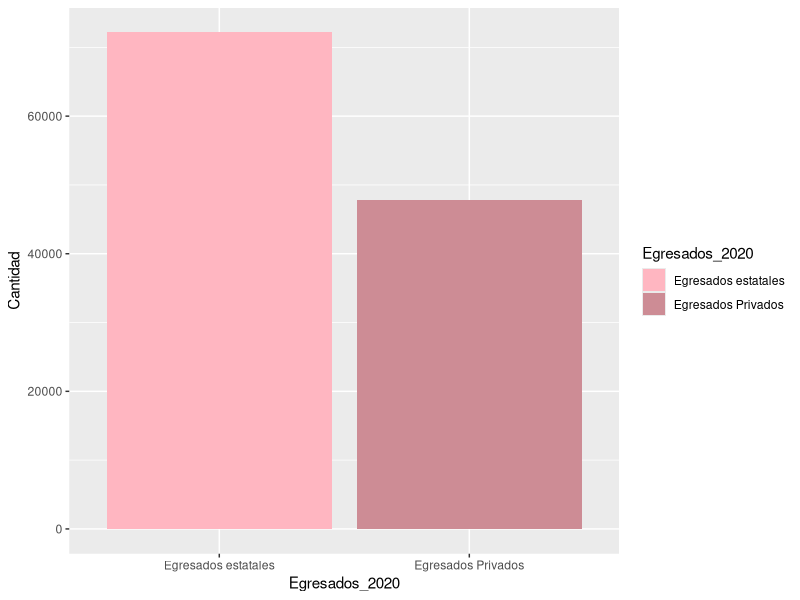
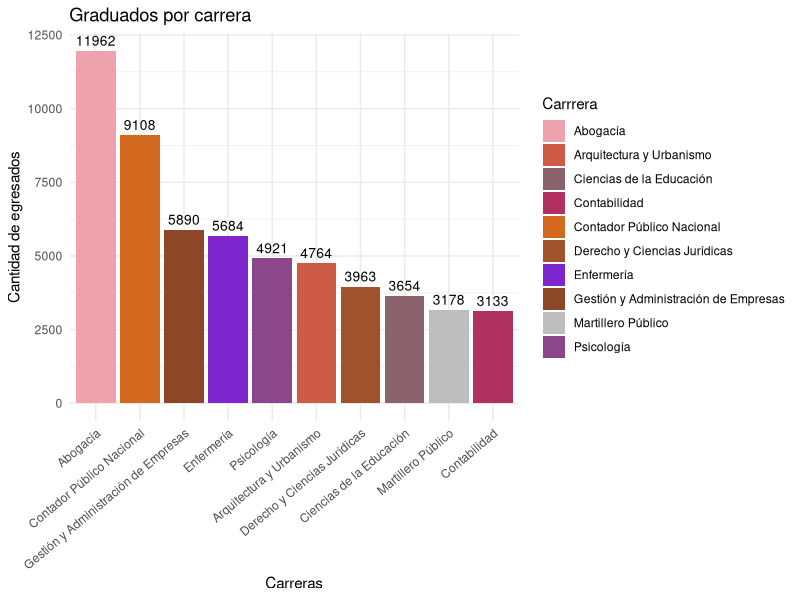
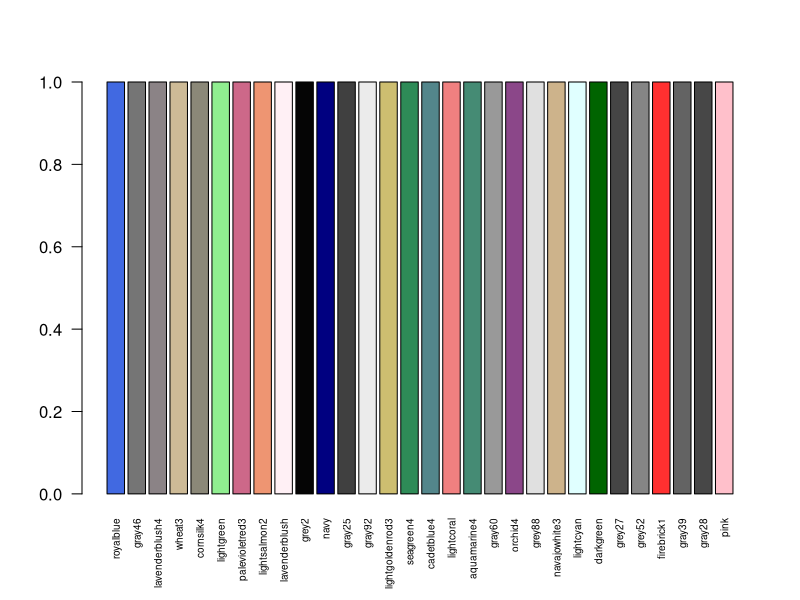
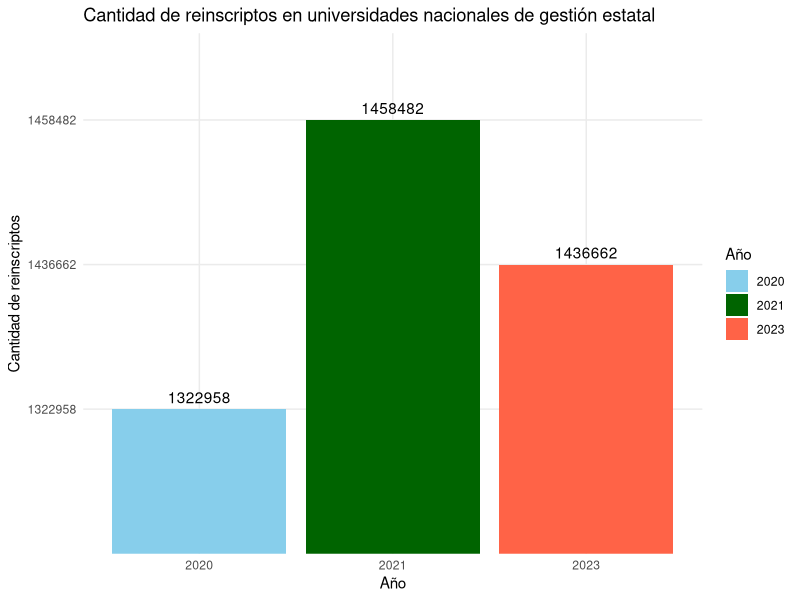
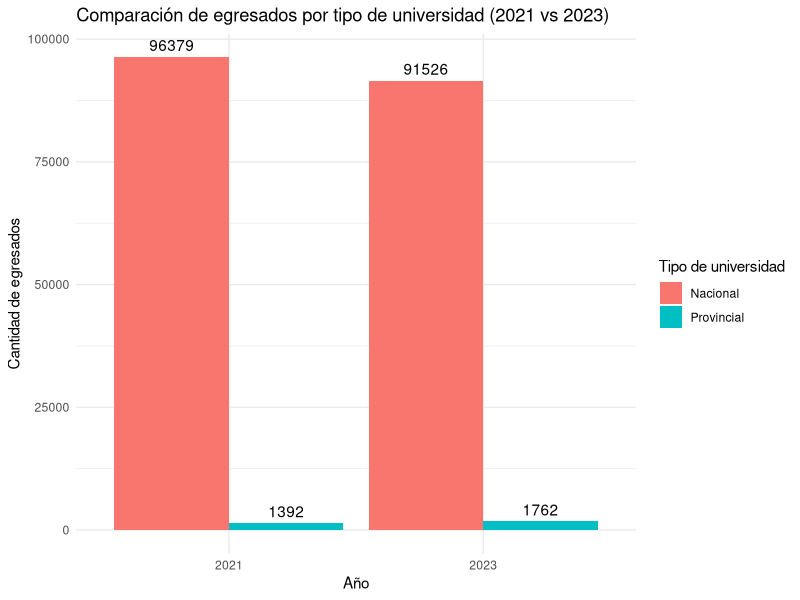

Source code (R) for these figures, in order:
## ---- chunk 1
# CUAL ES LA DIFERENCIA ENTRE CANTIDAD DE GRADUADOS EN UNIVERSIDADES PUBLICAS Y PRIVADAS - CAMI CON EL DE CHEQUEADO
library(readxl)
datos_chequeado <- read_excel("Universidades - egresados.xlsx")
library(tidyverse)

#ESTE CUENTA LA CANTIDAD DE EGRESADOS DE UNIVERSIDADES PRIVADAS
egresados_privadas <-  datos_chequeado %>%
  filter(`Año Informado` == 2020,
         `Régimen` == "Privado",
         `Tipo Institución` == "Universidad") %>%
   summarise(total_egresados_privadas = sum(Egresados, na.rm = TRUE)) %>%
  pull(total_egresados_privadas)

# ESTE CUENTA LA CANTIDAD DE EGRESADOS EN UNIVERSIDADES ESTATALES
egresados_estatales <- datos_chequeado %>%
  filter(`Año Informado` == 2020,
         `Régimen` == "Estatal",
         `Tipo Institución` == "Universidad") %>%
  summarise(total_egresados_estatales = sum(Egresados, na.rm = TRUE)) %>%
  pull(total_egresados_estatales)

#install.packages("tidyverse")
library(tidyverse)
library(ggplot2)

# GRAFICO DE BARRAS QUE COMPARA LA CANTIDAD DE EGRESADOS DE UNIVERSIDADES PUBLICAS VS PRIVADAS
df <- data.frame(
  Egresados_2020 = c("Egresados estatales","Egresados Privados"),
  Cantidad = c(egresados_estatales , egresados_privadas)
)

ggplot(df, aes (x = Egresados_2020 , y = Cantidad , fill = Egresados_2020)) + 
  geom_bar(stat = "identity") + 
  scale_fill_manual(values = c( "lightpink","lightpink3"))


#cantidad de graduados por carrera
graduadosxcarrera<- datos_chequeado %>%
  filter(`Año Informado` == 2020,)%>%
  arrange(desc(Egresados))%>%
  slice(2:11)%>%
  pull("Egresados")
print(graduadosxcarrera)


datosxcarrera <- datos_chequeado %>%
  filter(`Año Informado` == 2020,
         `Carrrera` != "Carrera No Definida") %>%
  group_by(Carrrera) %>%
  summarise(graduadosxcarrera = sum(Egresados)) %>%
  arrange(desc(graduadosxcarrera)) %>%
  slice(1:10)  # Top 10 carreras
print(datosxcarrera)

# Graficar
ggplot(datosxcarrera, aes(x = reorder(Carrrera, -graduadosxcarrera), 
                          y = graduadosxcarrera, fill = Carrrera)) +
  geom_bar(stat = "identity") +
  geom_text(aes(label = graduadosxcarrera), 
            vjust = -0.5, 
            color = "black", 
            size = 3.5) +
  scale_fill_manual(values = c("lightpink2", "coral3", "pink4", "maroon", 
                               "chocolate", "sienna", "purple3", "sienna4", "gray", "orchid4")) +
  labs(title = "Graduados por carrera",
       y = "Cantidad de egresados",
       x = "Carreras") +
  theme_minimal() +
  theme(axis.text.x = element_text(angle = 40, hjust = 1))



# Esto nos muestra todos los colores con los que podemos trabajar
display_colores <- function(n = 50) {
  all_colors <- colors()
  sample_colors <- sample(all_colors, n)
  barplot(rep(1, n), col = sample_colors, names.arg = sample_colors, las = 2, cex.names = 0.6)
}
display_colores(30)

# Los codigos de los colores
colors()
## ---- chunk 2

library(readxl)
library(dplyr)
library(ggplot2)

# Leer datos 
data_2020 <- read_excel("1.2 Indicadores 2020.xlsx", sheet = "C 1.2.1a", skip = 2)
data_2021 <- read_excel("1.2 Indicadores 2021.xlsx", sheet = "C 1.2.1a", skip = 2)
data_2023 <- read_excel("1.2 Indicadores 2023.xlsx", sheet = "C 1.2.1a", skip = 2)

# Filtrar y extraer los valores de reinscriptos desde la 6ta columna
ri_2020 <- data_2020 %>%
  filter(Institución == "Total Universidades Nacionales") %>%
  pull(6)

ri_2021 <- data_2021 %>%
  filter(Institución == "Total Universidades Nacionales") %>%
  pull(6)

ri_2023 <- data_2023 %>%
  filter(Institución == "Total Universidades Nacionales") %>%
  pull(6)

# Creo un data frame con los datos
reinscriptos <- data.frame(
  Año = c("2020", "2021", "2023"),
  Reinscriptos = c(ri_2020, ri_2021, ri_2023)
)

# Creo el gráfico
ggplot(reinscriptos, aes(x = Año, y = Reinscriptos, fill = Año)) +
  geom_bar(stat = "identity") +
  geom_text(aes(label = Reinscriptos), vjust = -0.5) +
  labs(
    title = "Cantidad de reinscriptos en universidades nacionales de gestión estatal",
    x = "Año",
    y = "Cantidad de reinscriptos"
  ) +
  scale_fill_manual(values = c("2020" = "skyblue", "2021" = "darkgreen", "2023" = "tomato")) +
  theme_minimal()
## ---- chunk 3
# Cargo paquetes necesarios
library(readxl)
library(dplyr)
library(ggplot2)

# Cargo datos desde la hoja correspondiente
datos_2021 <- read_excel("1.2 Indicadores 2021.xlsx", sheet = "C 1.2.1a", skip = 2)
datos_2023 <- read_excel("1.2 Indicadores 2023.xlsx", sheet = "C 1.2.1a", skip = 2)

# Proceso datos de 2021
egresados_2021 <- datos_2021 %>%
  select(Institución, `Egresadas/os (EGR)`) %>%
  filter(!is.na(`Egresadas/os (EGR)`)) %>%
  mutate(
    `Egresadas/os (EGR)` = as.numeric(gsub("[^0-9]", "", `Egresadas/os (EGR)`)),
    tipo = case_when(
      grepl("Nacional", Institución) ~ "Nacional",
      grepl("Provincial", Institución) ~ "Provincial",
      TRUE ~ NA_character_
    ),
    año = 2021
  ) %>%
  filter(!is.na(tipo)) %>%
  group_by(año, tipo) %>%
  summarise(Egresados = sum(`Egresadas/os (EGR)`, na.rm = TRUE), .groups = "drop")

# Proceso datos de 2023
egresados_2023 <- datos_2023 %>%
  select(Institución, `Egresados (EGR)`) %>%
  filter(!is.na(`Egresados (EGR)`)) %>%
  mutate(
    `Egresados (EGR)` = as.numeric(gsub("[^0-9]", "", `Egresados (EGR)`)),
    tipo = case_when(
      grepl("Nacional", Institución) ~ "Nacional",
      grepl("Provincial", Institución) ~ "Provincial",
      TRUE ~ NA_character_
    ),
    año = 2023
  ) %>%
  filter(!is.na(tipo)) %>%
  group_by(año, tipo) %>%
  summarise(Egresados = sum(`Egresados (EGR)`, na.rm = TRUE), .groups = "drop")

# Uno los datos
egresados_comparados <- bind_rows(egresados_2021, egresados_2023)

# Creo gráfico de columnas agrupadas
ggplot(egresados_comparados, aes(x = factor(año), y = Egresados, fill = tipo)) +
  geom_bar(stat = "identity", position = "dodge") +
  geom_text(aes(label = Egresados), position = position_dodge(width = 0.9), vjust = -0.5) +
  labs(
    title = "Comparación de egresados por tipo de universidad (2021 vs 2023)",
    x = "Año",
    y = "Cantidad de egresados",
    fill = "Tipo de universidad"
  ) +
  theme_minimal()
## ---- chunk 4
# Mostrar nombres de columnas del archivo 2023
colnames(datos_2023)

#hola
